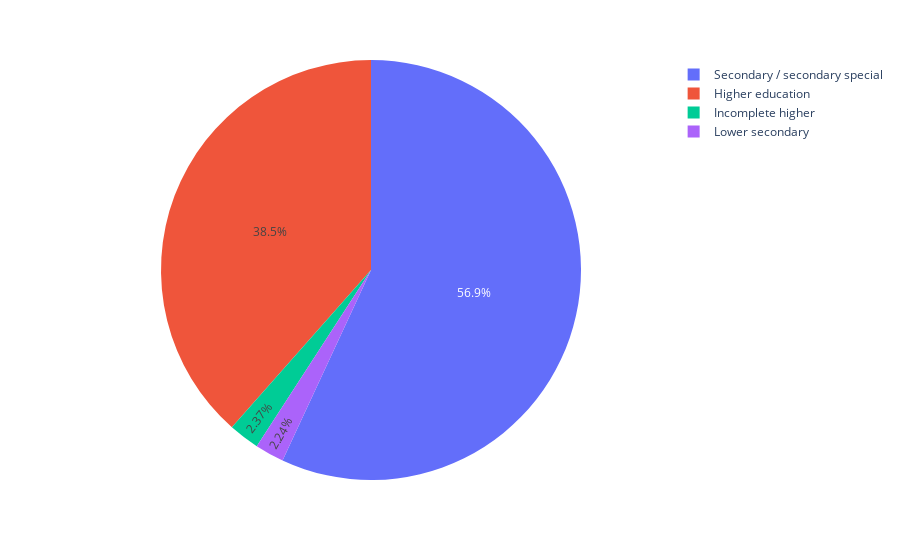

Notebook source saved alongside this figure:
### Code cell
piechart = px.pie(merged_credit_filtered, names = 'EDUCATION', values = 'Annual_income')
piechart.show()

### Figure 1 — Plotly figure (JSON) as saved in the notebook; plotly's stock layout.template omitted (floating-point values rounded to 4 significant figures; data arrays with more than 128 entries replaced by an {"elided": "..."} marker saying what was removed)
{"data": [{"domain": {"x": [0, 1], "y": [0, 1]}, "hovertemplate": "EDUCATION=%{label}<br>Annual_income=%{value}<extra></extra>", "labels": {"elided": "175 str values"}, "legendgroup": "", "name": "", "showlegend": true, "type": "pie", "values": {"elided": "175 int values"}}], "layout": {"legend": {"tracegroupgap": 0}, "margin": {"t": 60}}}
